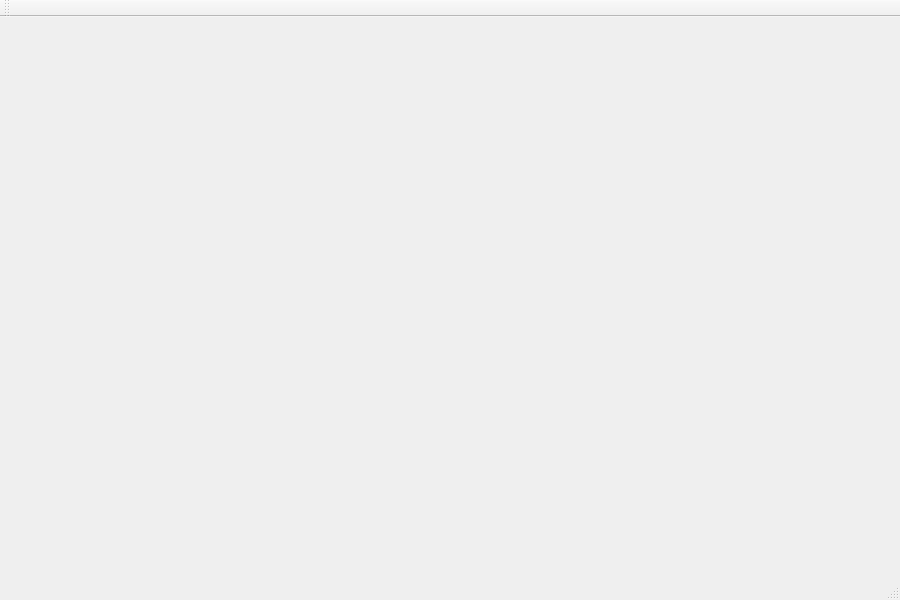
<?xml version="1.0" encoding="UTF-8"?>
<ui version="4.0">
 <class>MainWindow</class>
 <widget class="QMainWindow" name="MainWindow">
  <property name="geometry">
   <rect>
    <x>0</x>
    <y>0</y>
    <width>900</width>
    <height>600</height>
   </rect>
  </property>
  <property name="windowTitle">
   <string>简单文本编辑器</string>
  </property>
  <widget class="QWidget" name="centralWidget">
   <layout class="QVBoxLayout" name="verticalLayout">
    <property name="margin">
     <number>4</number>
    </property>
   </layout>
  </widget>
  <widget class="QMenuBar" name="menuBar">
   <property name="geometry">
    <rect>
     <x>0</x>
     <y>0</y>
     <width>900</width>
     <height>26</height>
    </rect>
   </property>
  </widget>
  <widget class="QToolBar" name="mainToolBar">
   <attribute name="toolBarArea">
    <enum>TopToolBarArea</enum>
   </attribute>
   <attribute name="toolBarBreak">
    <bool>false</bool>
   </attribute>
  </widget>
  <widget class="QStatusBar" name="statusBar"/>
 </widget>
 <layoutdefault spacing="6" margin="11"/>
 <resources/>
 <connections/>
</ui>
